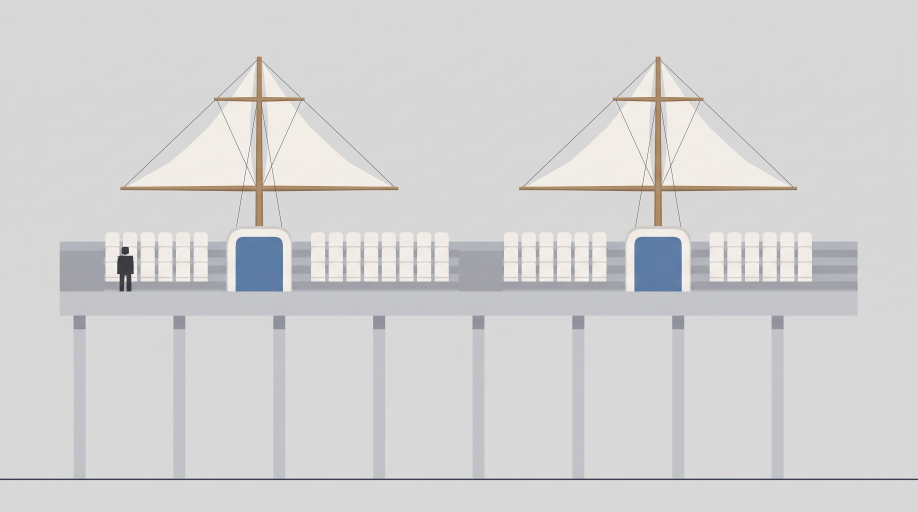
#> input picture AIQUIZ-Godot/assets/aiquiz_stadium/source/reference/P01/P01_runway_side_elev.jpg, 2752 x 1536 px, given in place of P01_runway_side_elev.png, which was not available (shown at 1/3 size)
$ python make_grid_crops.py
#> lines starting #> are read from the running program, lines starting #| are printed output that depends on the picture; pictures that were not available may be replaced by others from this repository, and a replacement may not be noted
"""正投影の参照画像に、メートル目盛りの方眼を重ねた確認用の切り抜きを作る。

較正は各画像の下敷き（guides/make_underlays.py）の既知の縮尺から求める。下敷きは W×H 画素で
中心 (cx, cy) を画像中心に置き、s px/m で描いてある。生成画像は同じ比率で拡大されているので、
縮尺 = s × (生成画像の幅 / 下敷きの幅)。水線の位置で縦方向を検算する（calibration.json）。

    python make_grid_crops.py
出力: artifacts/aiquiz_stadium/reference_r1/measure/<名前>_grid.png（git 管理外）
"""
from __future__ import annotations

import json
from pathlib import Path

import numpy as np
from PIL import Image, ImageDraw, ImageFont

HERE = Path(__file__).resolve().parent
ROOT = HERE.parents[3]
RAW = ROOT / "artifacts" / "aiquiz_stadium" / "reference_r1"
OUT = RAW / "measure"
SEA_Y = -9.2

# 名前: (画像, 下敷きの幅・高さ, 下敷きの中心の「横座標の意味」, 中心の高さ Y, s px/m, 横軸の説明)
VIEWS = {
    "P01_runway_side_elev": ("P01/P01_runway_side_elev.png", (1920, 1080), 2.0, 41.739, "course z (m, block joint = 20)"),
    "P01_end_elev": ("P01/P01_end_elev.png", (1440, 1080), 1.5, 55.385, "world x (m, runway at right)"),
    "P04_section": ("P04/P04_section.png", (1920, 1080), -4.5, 60.0, "world x (m)"),
    "P05_front_elev": ("P05/P05_front_elev.png", (1080, 1620), None, 13.5, "x (m) from tower axis"),
    "P07_goal_stand_B_front_elev": ("P07/P07_goal_stand_B_front_elev.png", (1920, 1080), 4.0, 60.0, "x (m) from stand axis"),
}


def water_row(img: np.ndarray) -> int | None:
    lum = img.mean(axis=2)
    frac = (lum < 110).mean(axis=1)
    rows = np.where(frac > 0.9)[0]
    return int(rows.mean()) if len(rows) else None


def main() -> None:
    OUT.mkdir(parents=True, exist_ok=True)
    font = ImageFont.truetype("C:/Windows/Fonts/meiryo.ttc", 20)
    calib = {}
    for name, (path, (uw, uh), cy_world, s_under, xlabel) in VIEWS.items():
        im = Image.open(RAW / path).convert("RGB")
#> im is the input picture: PIL image 2752x1536 RGB; mean R, G, B 211.7, 211.3, 211.6
        W, H = im.size
#> W = 2752; H = 1536
        kx, ky = W / uw, H / uh
#> kx = 1.43; ky = 1.42
        s = s_under * kx
#> s = 59.83
        arr = np.asarray(im).astype(int)
        wr = water_row(arr)
#> in water_row, `frac = (lum < 110).mean(axis=1)`: frac = 1536 values, max 1 at index 1436, min 0 at index 0, mean 0.00539
#> in water_row, `rows = np.where(frac > 0.9)[0]`: rows = [1436, 1437, 1438, 1439]
#> wr = 1437
        entry = {"image": path, "pixels": [W, H], "px_per_m": round(s, 3), "aspect_scale_x": round(kx, 4),
                 "aspect_scale_y": round(ky, 4), "measured_water_row": wr}
#> entry = {'image': 'P01/P01_runway_side_elev.png', 'pixels': [2752, 1536], 'px_per_m': 59.83, 'aspect_scale_x': 1.43, 'aspect_scale_y': 1.42, 'measured_water_row': 1437}
        if cy_world is not None:
            predicted = H / 2 - (SEA_Y - cy_world) * s_under * ky
#> predicted = 1432.9
            entry["predicted_water_row"] = round(predicted, 1)
            if wr is not None:
                entry["water_row_error_m"] = round((wr - predicted) / (s_under * ky), 3)
            y_of = lambda yw: H / 2 - (yw - cy_world) * s_under * ky
        else:
            y_of = (lambda yw, wr=wr: wr - (yw - SEA_Y) * s_under * ky) if wr else None
        calib[name] = entry
        d = ImageDraw.Draw(im)
        if y_of:
            for yw in range(-10, 90, 1):
                y = y_of(yw)
                if 0 <= y < H:
                    major = yw % 5 == 0
                    d.line([(0, y), (W, y)], fill=(255, 0, 180) if major else (255, 150, 220), width=2 if major else 1)
                    if major:
                        d.text((4, y - 22), f"Y {yw}", fill=(200, 0, 140), font=font)
        for xm in range(-60, 61):
            x = W / 2 + xm * s
            if 0 <= x < W:
                major = xm % 5 == 0
                d.line([(x, 0), (x, H)], fill=(0, 150, 255) if major else (150, 200, 255), width=2 if major else 1)
                if major:
                    d.text((x + 3, 4), f"{xm:+d}", fill=(0, 90, 200), font=font)
        d.text((10, H - 30), f"{name}: {xlabel}; s={s:.2f}px/m; water row {wr}", fill=(0, 0, 0), font=font)
        im.save(OUT / f"{name}_grid.png")
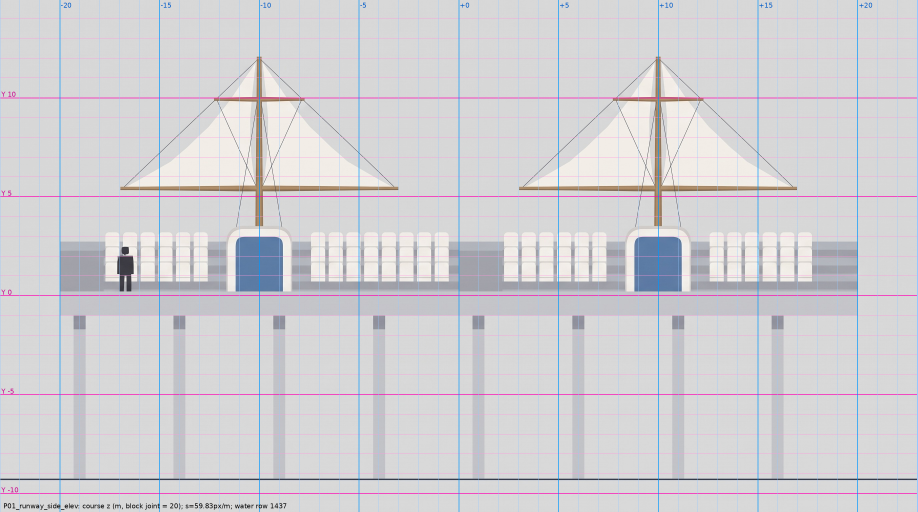
#> saved as P01_runway_side_elev_grid.png: PIL image 2752x1536 RGB (shown at 1/3 size); mean R, G, B 210.1, 208.5, 212.3
        print(name, entry)
#> (printed output is left out)
#> pass 2 of the loop in main, `for name, (path, (uw, uh), cy_world, s_under, xlabel) in VIEWS.items():`:
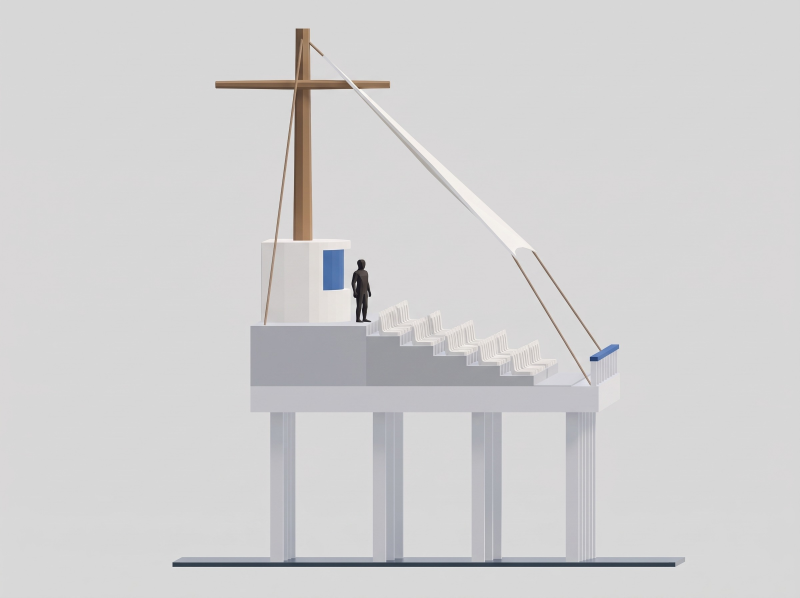
#> input picture AIQUIZ-Godot/assets/aiquiz_stadium/source/reference/P01/P01_end_elev.jpg, 2400 x 1792 px, given in place of P01_end_elev.png, which was not available (shown at 1/3 size)
#> in main, im is the input picture: PIL image 2400x1792 RGB; mean R, G, B 209.9, 209.3, 209.8
#> arr: shape (1792, 2400, 3) int64
#> lum: shape (1792, 2400) float64
#> in main, `im.save(OUT / f"{name}_grid.png")`:
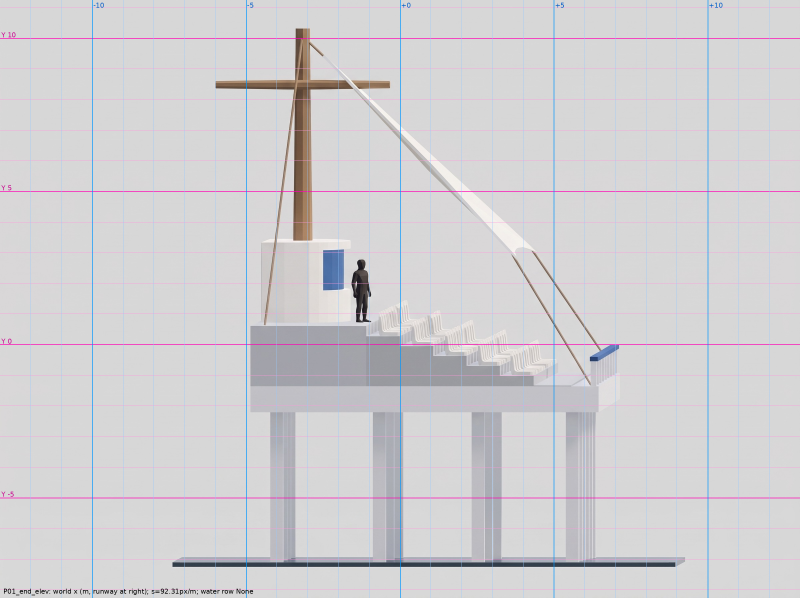
#> saved as P01_end_elev_grid.png: PIL image 2400x1792 RGB (shown at 1/3 size); mean R, G, B 208.9, 207.3, 210.2
#| P01_end_elev {'image': 'P01/P01_end_elev.png', 'pixels': [2400, 1792], 'px_per_m': 92.308, 'aspect_scale_x': 1.6667, 'aspect_scale_y': 1.6593, 'measured_water_row': None, 'predicted_water_row': 1879.3}
#> pass 3 of the loop in main, `for name, (path, (uw, uh), cy_world, s_under, xlabel) in VIEWS.items():`:
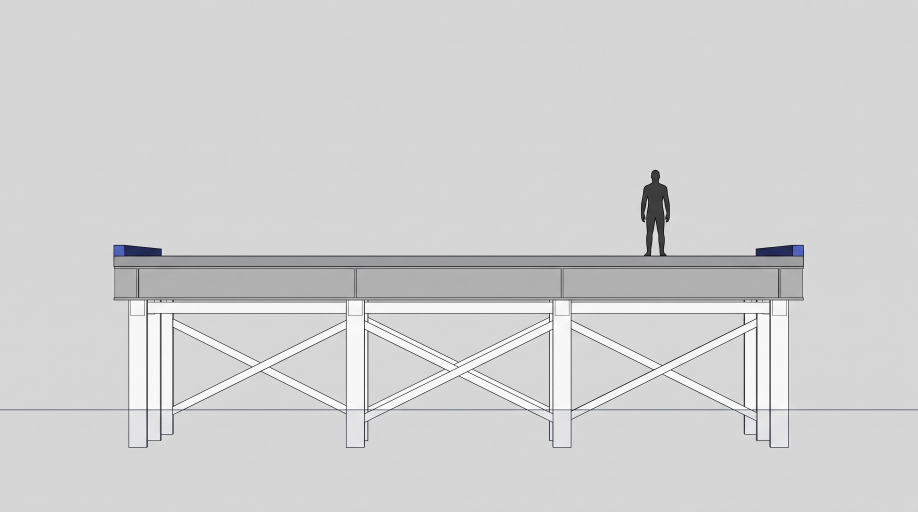
#> input picture AIQUIZ-Godot/assets/aiquiz_stadium/source/reference/P04/P04_section.jpg, 2752 x 1536 px, given in place of P04_section.png, which was not available (shown at 1/3 size)
#> in main, im is the input picture: PIL image 2752x1536 RGB; mean R, G, B 210.1, 210.1, 210.3
#> arr: shape (1536, 2752, 3) int64
#> lum: shape (1536, 2752) float64
#> wr = 1229
#> entry = {'image': 'P04/P04_section.png', 'pixels': [2752, 1536], 'px_per_m': 86, 'aspect_scale_x': 1.43, 'aspect_scale_y': 1.42, 'measured_water_row': 1229}
#> in main, `im.save(OUT / f"{name}_grid.png")`:
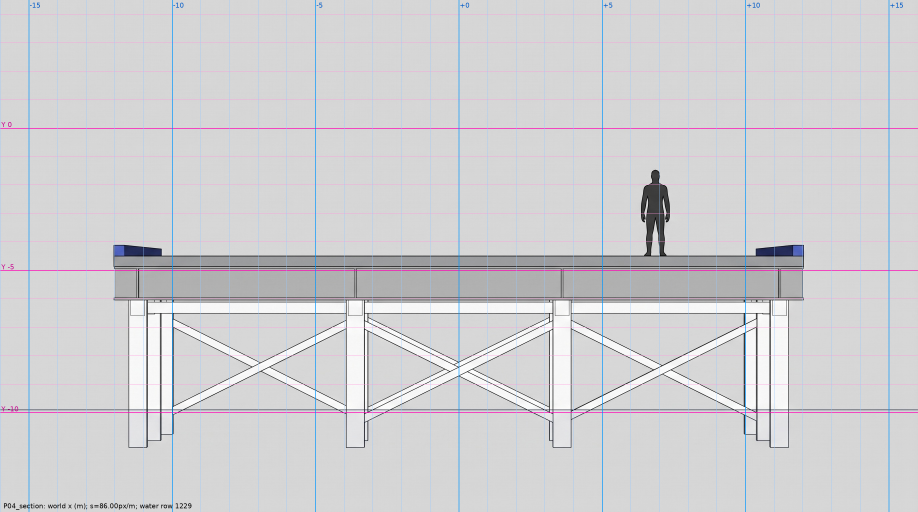
#> saved as P04_section_grid.png: PIL image 2752x1536 RGB (shown at 1/3 size); mean R, G, B 208.9, 208.3, 210.8
#> (printed output is left out)
#> the loop made 5 passes; the first 3 are shown
    (HERE / "calibration.json").write_text(json.dumps(calib, ensure_ascii=False, indent=2) + "\n", encoding="utf-8")


if __name__ == "__main__":
    main()
